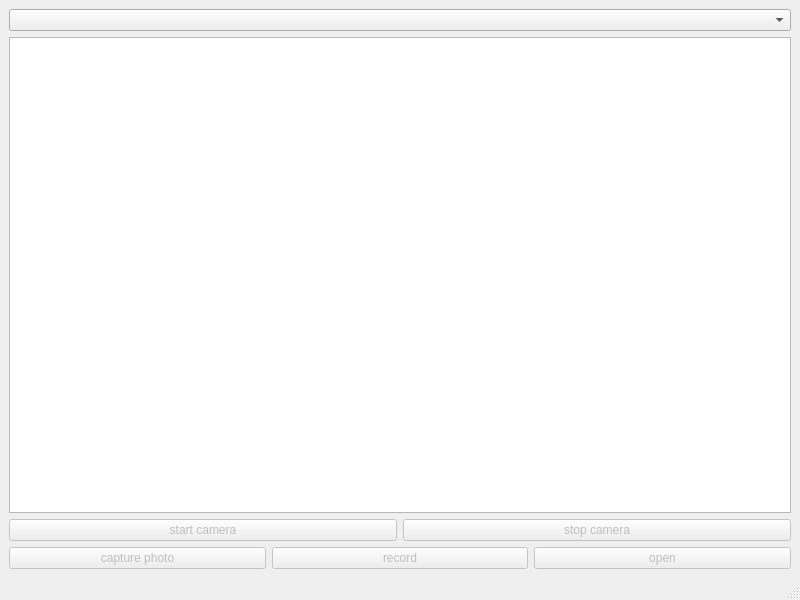
<?xml version="1.0" encoding="UTF-8"?>
<ui version="4.0">
 <class>MainWindow</class>
 <widget class="QMainWindow" name="MainWindow">
  <property name="geometry">
   <rect>
    <x>0</x>
    <y>0</y>
    <width>800</width>
    <height>600</height>
   </rect>
  </property>
  <property name="windowTitle">
   <string>MainWindow</string>
  </property>
  <widget class="QWidget" name="centralwidget">
   <layout class="QGridLayout" name="gridLayout">
    <item row="0" column="0">
     <widget class="QComboBox" name="camerasComboBox">
      <property name="currentIndex">
       <number>-1</number>
      </property>
      <item>
       <property name="text">
        <string/>
       </property>
      </item>
     </widget>
    </item>
    <item row="1" column="0">
     <widget class="QGraphicsView" name="graphicsView"/>
    </item>
    <item row="2" column="0">
     <layout class="QHBoxLayout" name="horizontalLayout">
      <item>
       <widget class="QPushButton" name="startButton">
        <property name="enabled">
         <bool>false</bool>
        </property>
        <property name="text">
         <string>start camera</string>
        </property>
       </widget>
      </item>
      <item>
       <widget class="QPushButton" name="stopButton">
        <property name="enabled">
         <bool>false</bool>
        </property>
        <property name="text">
         <string>stop camera</string>
        </property>
       </widget>
      </item>
     </layout>
    </item>
    <item row="3" column="0">
     <layout class="QHBoxLayout" name="horizontalLayout_2">
      <item>
       <widget class="QPushButton" name="captureButton">
        <property name="enabled">
         <bool>false</bool>
        </property>
        <property name="text">
         <string>capture photo</string>
        </property>
       </widget>
      </item>
      <item>
       <widget class="QPushButton" name="recordButton">
        <property name="enabled">
         <bool>false</bool>
        </property>
        <property name="text">
         <string>record</string>
        </property>
       </widget>
      </item>
      <item>
       <widget class="QPushButton" name="openButton">
        <property name="enabled">
         <bool>false</bool>
        </property>
        <property name="text">
         <string>open</string>
        </property>
       </widget>
      </item>
     </layout>
    </item>
   </layout>
  </widget>
  <widget class="QMenuBar" name="menubar">
   <property name="geometry">
    <rect>
     <x>0</x>
     <y>0</y>
     <width>800</width>
     <height>24</height>
    </rect>
   </property>
  </widget>
  <widget class="QStatusBar" name="statusbar"/>
 </widget>
 <resources/>
 <connections/>
</ui>
